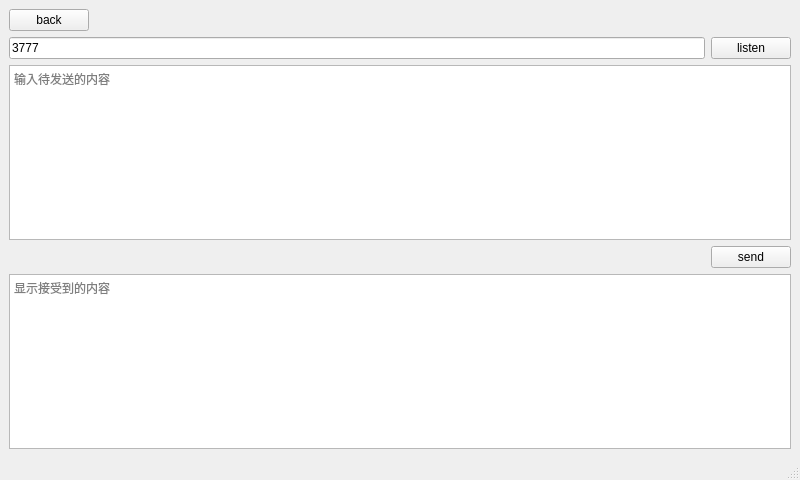
<?xml version="1.0" encoding="UTF-8"?>
<ui version="4.0">
 <class>tcpServerWindow</class>
 <widget class="QMainWindow" name="tcpServerWindow">
  <property name="geometry">
   <rect>
    <x>0</x>
    <y>0</y>
    <width>800</width>
    <height>480</height>
   </rect>
  </property>
  <property name="windowTitle">
   <string>tcp服务端</string>
  </property>
  <widget class="QWidget" name="centralwidget">
   <layout class="QGridLayout" name="gridLayout">
    <item row="0" column="0">
     <layout class="QHBoxLayout" name="back">
      <item>
       <widget class="QPushButton" name="backButton">
        <property name="sizePolicy">
         <sizepolicy hsizetype="Maximum" vsizetype="Minimum">
          <horstretch>0</horstretch>
          <verstretch>0</verstretch>
         </sizepolicy>
        </property>
        <property name="text">
         <string>back</string>
        </property>
       </widget>
      </item>
      <item>
       <spacer name="horizontalSpacer_3">
        <property name="orientation">
         <enum>Qt::Horizontal</enum>
        </property>
        <property name="sizeHint" stdset="0">
         <size>
          <width>40</width>
          <height>20</height>
         </size>
        </property>
       </spacer>
      </item>
     </layout>
    </item>
    <item row="1" column="0">
     <layout class="QHBoxLayout" name="listen">
      <item>
       <widget class="QLineEdit" name="portEdit">
        <property name="text">
         <string>3777</string>
        </property>
       </widget>
      </item>
      <item>
       <widget class="QPushButton" name="listenButton">
        <property name="text">
         <string>listen</string>
        </property>
       </widget>
      </item>
     </layout>
    </item>
    <item row="2" column="0">
     <widget class="QPlainTextEdit" name="sendPlainTextEdit">
      <property name="readOnly">
       <bool>false</bool>
      </property>
      <property name="placeholderText">
       <string>输入待发送的内容</string>
      </property>
     </widget>
    </item>
    <item row="3" column="0">
     <layout class="QHBoxLayout" name="send">
      <item>
       <spacer name="horizontalSpacer_2">
        <property name="orientation">
         <enum>Qt::Horizontal</enum>
        </property>
        <property name="sizeHint" stdset="0">
         <size>
          <width>40</width>
          <height>20</height>
         </size>
        </property>
       </spacer>
      </item>
      <item>
       <spacer name="horizontalSpacer">
        <property name="orientation">
         <enum>Qt::Horizontal</enum>
        </property>
        <property name="sizeHint" stdset="0">
         <size>
          <width>40</width>
          <height>20</height>
         </size>
        </property>
       </spacer>
      </item>
      <item>
       <widget class="QPushButton" name="sendButton">
        <property name="text">
         <string>send</string>
        </property>
       </widget>
      </item>
     </layout>
    </item>
    <item row="4" column="0">
     <widget class="QPlainTextEdit" name="recvTextEdit">
      <property name="placeholderText">
       <string>显示接受到的内容</string>
      </property>
     </widget>
    </item>
   </layout>
  </widget>
  <widget class="QMenuBar" name="menubar">
   <property name="geometry">
    <rect>
     <x>0</x>
     <y>0</y>
     <width>800</width>
     <height>21</height>
    </rect>
   </property>
  </widget>
  <widget class="QStatusBar" name="statusbar"/>
 </widget>
 <resources/>
 <connections/>
</ui>
